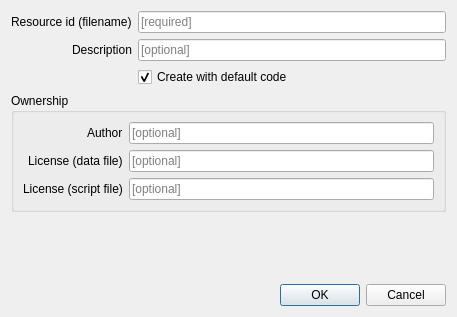
<?xml version="1.0" encoding="UTF-8"?>
<ui version="4.0">
 <class>SolarusEditor::NewResourceElementDialog</class>
 <widget class="QDialog" name="SolarusEditor::NewResourceElementDialog">
  <property name="geometry">
   <rect>
    <x>0</x>
    <y>0</y>
    <width>457</width>
    <height>317</height>
   </rect>
  </property>
  <property name="minimumSize">
   <size>
    <width>400</width>
    <height>0</height>
   </size>
  </property>
  <property name="windowTitle">
   <string>Create resource</string>
  </property>
  <layout class="QGridLayout" name="gridLayout_2">
   <item row="0" column="0">
    <layout class="QFormLayout" name="form_layout">
     <property name="labelAlignment">
      <set>Qt::AlignRight|Qt::AlignTrailing|Qt::AlignVCenter</set>
     </property>
     <item row="0" column="0">
      <widget class="QLabel" name="id_label">
       <property name="text">
        <string>Resource id (filename)</string>
       </property>
       <property name="wordWrap">
        <bool>false</bool>
       </property>
      </widget>
     </item>
     <item row="0" column="1">
      <widget class="QLineEdit" name="id_line_edit">
       <property name="placeholderText">
        <string>[required]</string>
       </property>
      </widget>
     </item>
     <item row="1" column="0">
      <widget class="QLabel" name="description_label">
       <property name="text">
        <string>Description</string>
       </property>
      </widget>
     </item>
     <item row="1" column="1">
      <widget class="QLineEdit" name="description_line_edit">
       <property name="placeholderText">
        <string>[optional]</string>
       </property>
      </widget>
     </item>
     <item row="2" column="1">
      <widget class="QCheckBox" name="create_with_default_code_check_box">
       <property name="text">
        <string>Create with default code</string>
       </property>
       <property name="checked">
        <bool>true</bool>
       </property>
      </widget>
     </item>
    </layout>
   </item>
   <item row="2" column="0">
    <widget class="QGroupBox" name="ownwership_group_box">
     <property name="title">
      <string>Ownership</string>
     </property>
     <layout class="QFormLayout" name="form_layout_2">
      <property name="labelAlignment">
       <set>Qt::AlignRight|Qt::AlignTrailing|Qt::AlignVCenter</set>
      </property>
      <item row="0" column="0">
       <widget class="QLabel" name="author_label">
        <property name="text">
         <string>Author</string>
        </property>
       </widget>
      </item>
      <item row="0" column="1">
       <widget class="QLineEdit" name="author_line_edit">
        <property name="placeholderText">
         <string>[optional]</string>
        </property>
       </widget>
      </item>
      <item row="1" column="0">
       <widget class="QLabel" name="data_file_licence_label">
        <property name="text">
         <string>License (data file)</string>
        </property>
       </widget>
      </item>
      <item row="1" column="1">
       <widget class="QLineEdit" name="data_file_license_line_edit">
        <property name="placeholderText">
         <string>[optional]</string>
        </property>
       </widget>
      </item>
      <item row="2" column="0">
       <widget class="QLabel" name="script_license_label">
        <property name="text">
         <string>License (script file)</string>
        </property>
       </widget>
      </item>
      <item row="2" column="1">
       <widget class="QLineEdit" name="script_license_line_edit">
        <property name="placeholderText">
         <string>[optional]</string>
        </property>
       </widget>
      </item>
     </layout>
    </widget>
   </item>
   <item row="5" column="0">
    <spacer name="vertical_spacer">
     <property name="orientation">
      <enum>Qt::Vertical</enum>
     </property>
     <property name="sizeHint" stdset="0">
      <size>
       <width>0</width>
       <height>0</height>
      </size>
     </property>
    </spacer>
   </item>
   <item row="6" column="0">
    <widget class="QDialogButtonBox" name="button_box">
     <property name="orientation">
      <enum>Qt::Horizontal</enum>
     </property>
     <property name="standardButtons">
      <set>QDialogButtonBox::Cancel|QDialogButtonBox::Ok</set>
     </property>
    </widget>
   </item>
  </layout>
 </widget>
 <tabstops>
  <tabstop>id_line_edit</tabstop>
  <tabstop>description_line_edit</tabstop>
 </tabstops>
 <resources/>
 <connections>
  <connection>
   <sender>button_box</sender>
   <signal>accepted()</signal>
   <receiver>SolarusEditor::NewResourceElementDialog</receiver>
   <slot>accept()</slot>
   <hints>
    <hint type="sourcelabel">
     <x>248</x>
     <y>254</y>
    </hint>
    <hint type="destinationlabel">
     <x>157</x>
     <y>274</y>
    </hint>
   </hints>
  </connection>
  <connection>
   <sender>button_box</sender>
   <signal>rejected()</signal>
   <receiver>SolarusEditor::NewResourceElementDialog</receiver>
   <slot>reject()</slot>
   <hints>
    <hint type="sourcelabel">
     <x>316</x>
     <y>260</y>
    </hint>
    <hint type="destinationlabel">
     <x>286</x>
     <y>274</y>
    </hint>
   </hints>
  </connection>
 </connections>
</ui>
